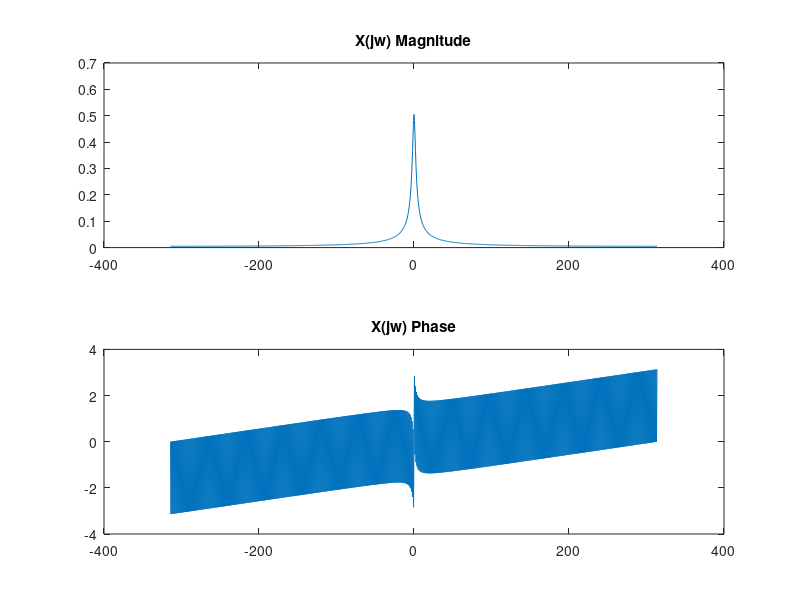
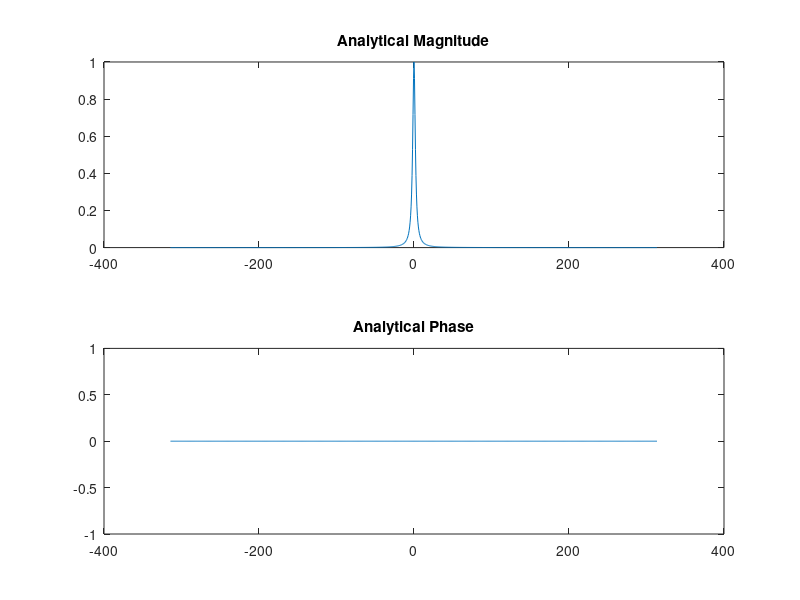
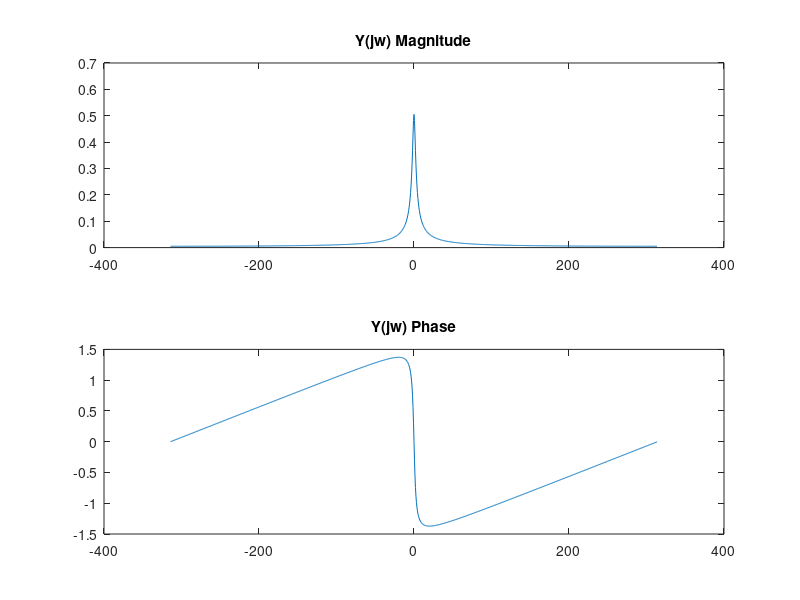

Here is the MATLAB script that generated these plots, in order: (Note: this script raises an error after producing the figures.)
%%
%Part 1
figure(1)
tau = 0.01;
T = 10;
t = 0:tau:T-tau;
N = T/tau;
y = length(N);
for n = 1:N
    y(n) = exp(-2*abs(t(n)));
end
Y = fftshift(tau*fft(y));

w = -(pi/tau)+(0:N-1)*(2*pi/(N*tau));

X = Y .* exp(-1i*w*5);

subplot(211), plot(w, abs(X)), title('X(jw) Magnitude');
subplot(212), plot(w, angle(X)), title('X(jw) Phase');

figure(2)
Z = length(N);
for n = 1:N
    Z(n) = 4/(4+w(n)^2);
end
subplot(211), plot(w, abs(Z)), title('Analytical Magnitude');
subplot(212), plot(w, angle(Z)), title('Analytical Phase');

figure(3)
subplot(211), plot(w, abs(Y)), title('Y(jw) Magnitude');
subplot(212), plot(w, angle(Y)), title('Y(jw) Phase');
%%
%Part 2
figure(4)
tau = 0.01;
load splat;
y = y(1:8192);

N = 8192;
fs = 8192;
%soundsc(y, fs);

w = (-pi:2*pi/N:pi-pi/N)*fs;
Y = fftshift(tau*fft(y));
plot(w, abs(Y)), title('Splat Magnitude');

y = ifft(fftshift(Y));
y = real(y);
%soundsc(y, fs);

y1 = conj(Y);
y1 = ifft(fftshift(y1));
y1 = real(y1);
%soundsc(y1, fs);
 
y2 = abs(Y);
y2 = ifft(fftshift(y2));   
%soundsc(y2, fs);
 
y3 = angle(Y);
y3 = ifft(fftshift(y3));
y3 = real(y3);
%soundsc(y3, fs);
%%
%Part 3
figure(5)
w = linspace(0,10);

a = [1 3];
b = [3];
s1 = freqs(b, a, w);

a = [1 1/3];
b = [1/3];
s2 = freqs(b, a, w);

subplot(211), plot(w, abs(s1)), title('System 1 Frequency Response');
subplot(212), plot(w, abs(s2)), title('System 2 Frequency Response');

figure(6)
wc = 3;
[b2, a2] = butter(2,wc,'s');

s3 = freqs(b2, a2, w);
subplot(211), plot(w, abs(s1)), title('System 1 Frequency Response');
subplot(212), plot(w, abs(s3)), title('Butterworth Filter Frequency Response');